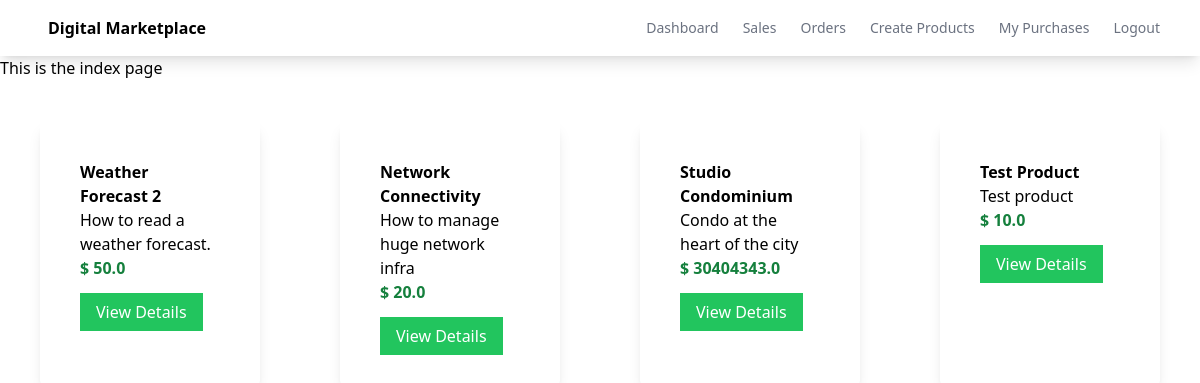
The app's page /, older data.
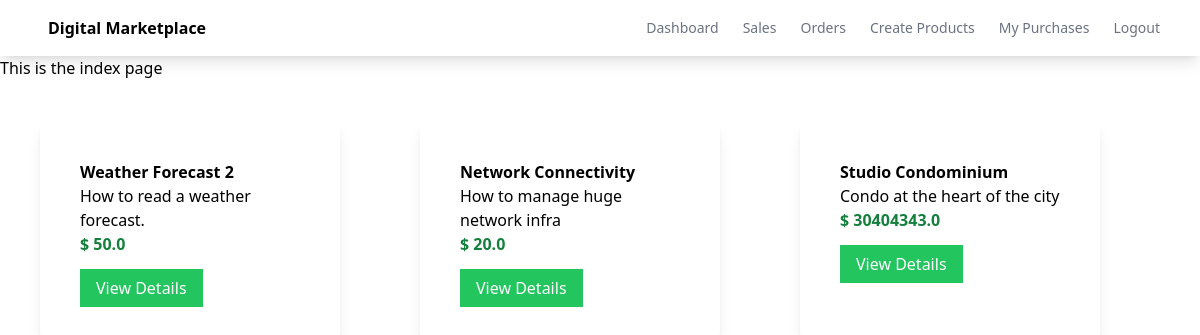
The same page, newer data.
### myapp/models.py (models this page shows, shortened)
class Product(models.Model):
    name = models.CharField(max_length=100)
    description = models.CharField(max_length=100)
    price = models.FloatField()
    file = models.FileField(upload_to='uploads')

### myapp/views.py (the view)
# urls.py: path('', views.index, name='index'),
def index(request):
    products = Product.objects.all()
    return render(request, 'myapp/index.html', {'products':products})

### myapp/templates/myapp/index.html (shortened to what this page needs)
{% extends 'myapp/base.html' %}
{% block body %}
    <h1>This is the index page</h1>
<div class="product-container flex">
    {% for product in products %}
        <div class="product shadow-lg w-1/4 rounded-lg m-10 p-5">
            <div class="p-5">
                <div class="font-bold">
                    {{ product.name }}
                </div>
                <div>
                    {{ product.description }}
                </div>
                <div class="text-green-700 font-bold">
                    $ {{ product.price }}
                </div>
                <div class="mt-5">
                    <a class="bg-green-500 text-white px-4 py-2" href="{% url 'detail' product.id %}">View Details</a>
                </div>
            </div>
        </div>
    {% endfor %}
</div>
{% endblock %}

Row changes from the older to the newer data that the page shows:
removed Product: name "Test Product", description "Test product", price "10.0"
